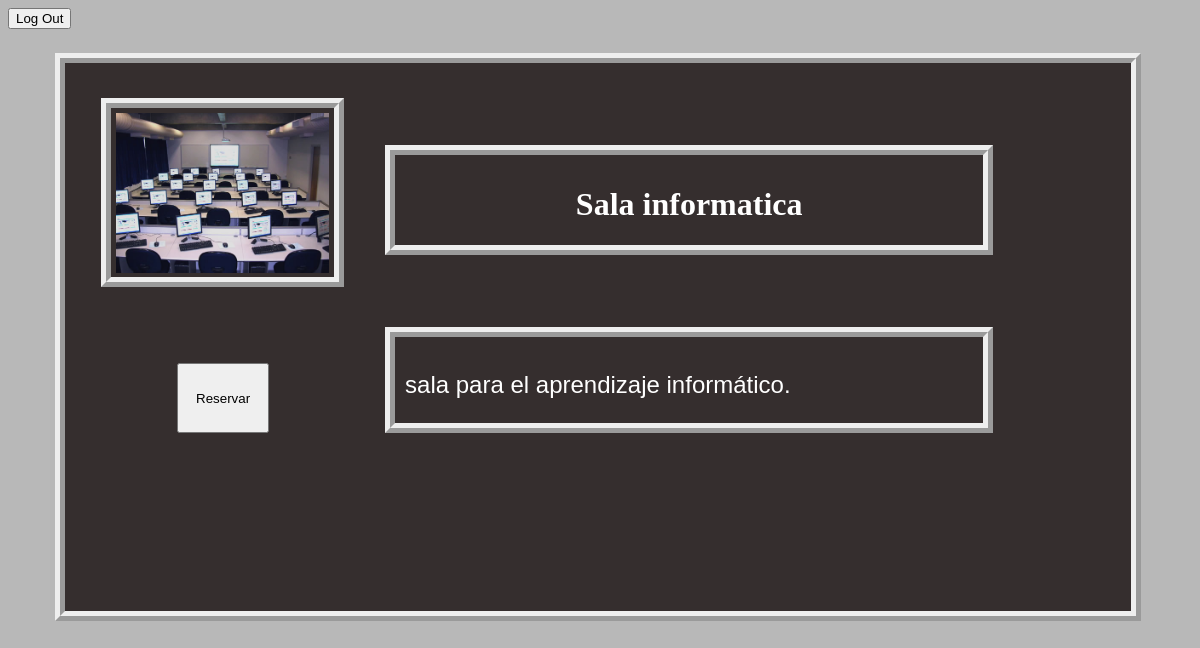
Page /php/reserva.php?Recurso=2 on the committed database.
### tables this page shows
CREATE TABLE `equipos_sala` (
  `Id_equipo_sala` int(10) NOT NULL,
  `tipo_equipo_sala` varchar(25) NOT NULL,
  `equipo_sala` varchar(10) NOT NULL,
  `Disponible` varchar(5) NOT NULL DEFAULT 'true',
  `descripcion` varchar(255) DEFAULT NULL,
  `foto` varchar(100) NOT NULL
);

### php/reserva.php (the view, shortened to what this page needs)
<!DOCTYPE html>
<html>
	<head>
		<link rel="stylesheet" type="text/css" href="../css/styles.css">
	</head>
	<body>
	<button onclick="LogOut()">Log Out</button>
		<div class="reserva_total">
			<?php
			$IdUsu=$_REQUEST['IdUsu'];
			$usu=$_REQUEST['Usuario'];
			$link = mysqli_connect('172.24.17.192', 'root', '1234', 'proyecto1eleven');
			$Id=$_REQUEST['Recurso'];
			$Sql="SELECT * FROM equipos_sala where Id_equipo_sala='".$Id."'";
			$Sql2=mysqli_query($link,$Sql);
			ForEach($Sql2 as $query){
				if ($query['foto']!="") {
					echo "<div class='imagen'>";
						echo "<img src='".$query['foto']."'>";
					echo "</div>";
				}else{
					echo "<div></div>";
				}
			echo "<div class='titulo'>";
				echo "<h1>$query[tipo_equipo_sala]</h1>";
			echo "</div>";
			echo "<div class='reserva_boton'>";
			if ($query['Disponible']=='true') {
				echo "<button id='BotonReserva' value='$Id' onclick='Reservar()'>Reservar</button>";
			}else{
				echo "<button id='BotonReserva' value='$Id' onclick='Liberar()'>Liberar</button>";
				echo "<input type='hidden' id='IdUsu' value='$IdUsu'>";
				echo "<input type='hidden' id='usu' value='$usu'>";
			}
			echo "</div>";
			echo "<div class='descripcion'>";
			$Nueva_var=utf8_encode($query["descripcion"]);
				echo "<p>".$Nueva_var."</p>";
			echo "</div>";
			}
			?>
		</div>
	</body>
</html>

### css/styles.css (style rules this page uses)
html { background-color: #B8B8B8; }
p { font-size: 150%; font-family: arial; text-align: center; color: white; }
h1 { color: white; }
.imagen { width: 30%; height: 30%; float: left; border-style: ridge; border-width: 10px; margin-left: -20%; margin-top: -20%; padding-left: 5px; padding-top: 5px; padding-right: 5px; background-color: #352E2E; }
.imagen img { width: 100%; height: 100%; }
.reserva_total { float: left; width: 60%; height: 200%; padding: 15%; border-width: 10px; border-style: ridge; margin-left: 4%; margin-top: 2%; margin-bottom: 2%; background-color: #352E2E; }
.titulo { float: left; width: 80%; height: 20%; border-style: ridge; border-width: 10px; margin-left: 20%; margin-top: -20%; padding-left: 10px; padding-top: 10px; padding-right: 10px; text-align: center; }
.reserva_boton { width: 13%; height: 20%; float: left; margin-left: -10%; margin-top: 10%; padding-left: 5px; padding-top: 5px; padding-right: 5px; }
.reserva_boton button { width: 100%; height: 70px; }
.descripcion { float: left; width: 80%; height: 20%; border-style: ridge; border-width: 10px; margin-left: 20%; margin-top: -15%; padding-left: 10px; padding-top: 10px; padding-right: 10px; }
.descripcion p { text-align: left; }

### rows in the picture
equipos_sala: foto (picture), tipo_equipo_sala "Sala informatica", descripcion "sala para el aprendizaje informático."
